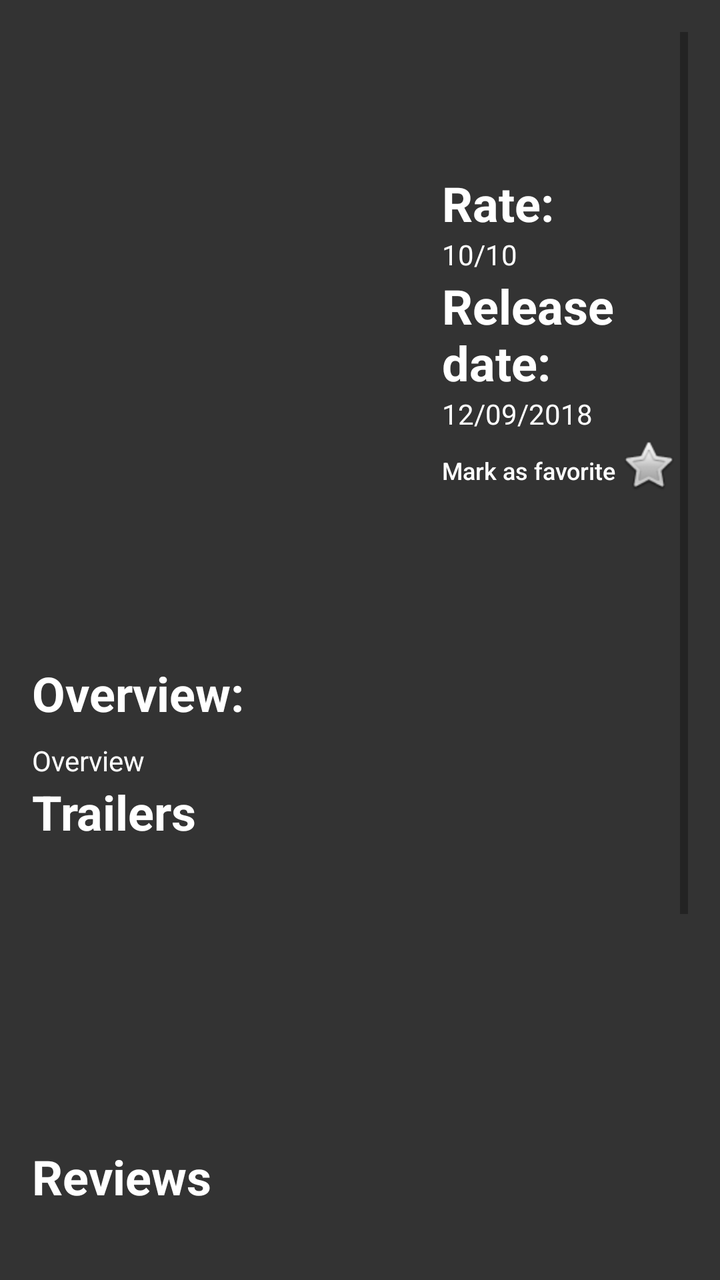
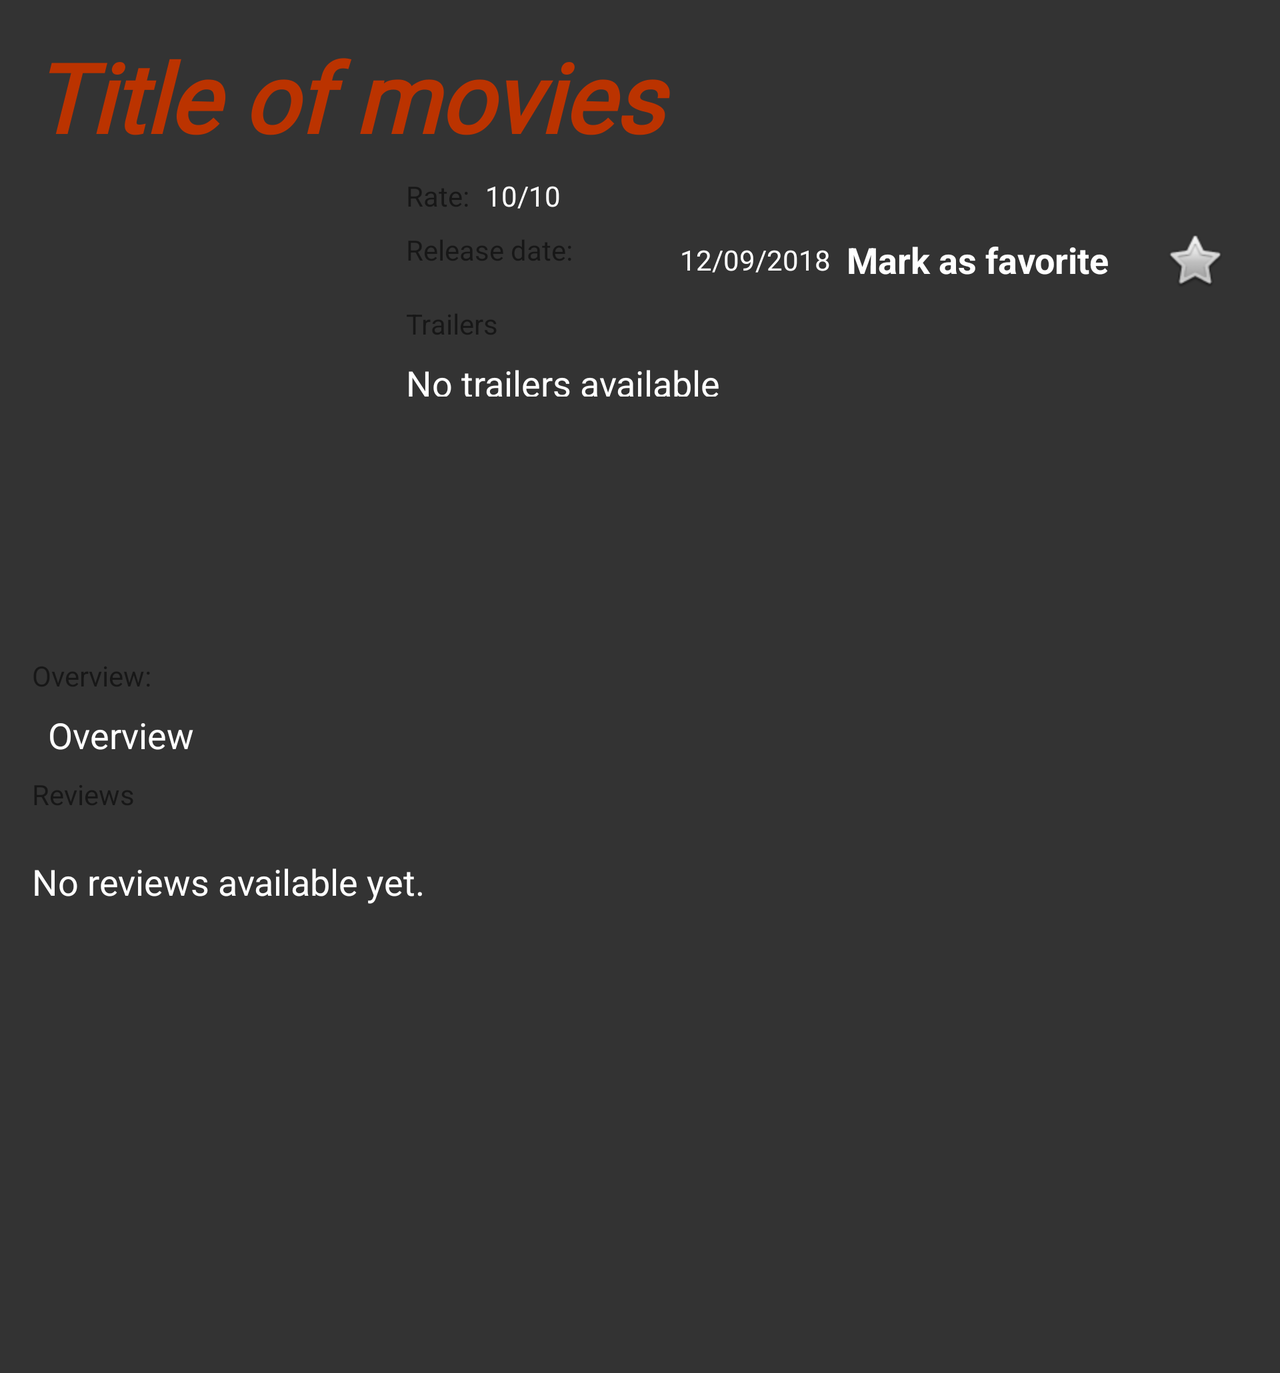

The same Android screen from two of the app's own layout files: first res/layout/ as a phone draws it, then the repository's variant for another configuration, drawn on a device whose configuration selects that folder. Both files follow.
<!-- AndroidManifest.xml: application theme AppTheme -->
<!-- res/layout/activity_detail.xml -->
<?xml version="1.0" encoding="utf-8"?>
<FrameLayout xmlns:android="http://schemas.android.com/apk/res/android"
    xmlns:app="http://schemas.android.com/apk/res-auto"
    xmlns:tools="http://schemas.android.com/tools"
    android:layout_width="match_parent"
    android:layout_height="match_parent"
    android:paddingLeft="16dp"
    android:paddingRight="16dp"
    android:paddingTop="16dp"
    android:background="#333333"
    android:paddingBottom="16dp"
    tools:context=".DetailActivity">

    <ScrollView
        android:layout_width="match_parent"
        android:layout_height="match_parent"
        android:background="#333333">
        <LinearLayout
            android:layout_width="match_parent"
            android:layout_height="match_parent"
            android:orientation="vertical"
            android:background="#333333">

            <TextView
                android:layout_width="match_parent"
                android:layout_height="wrap_content"
                android:id="@+id/name_movie"
                android:layout_gravity="center"
                android:gravity="left"
                android:autoSizeTextType="uniform"
                android:maxLines="2"
                android:fontFamily="sans-serif"
                android:textStyle="italic|bold"
                android:textColor="@color/colorPrimaryDark"
                android:textSize="48sp"


                />

            <LinearLayout
                android:layout_width="match_parent"
                android:layout_height="wrap_content"
                android:orientation="horizontal">
                <ImageView
                    android:layout_width="200dp"
                    android:layout_height="250dp"
                    android:id="@+id/movie_picture"
                    android:scaleType="centerInside"
                    />


                <LinearLayout
                    android:layout_width="match_parent"
                    android:layout_height="wrap_content"
                    android:orientation="vertical"
                    android:layout_margin="5dp"
                    android:layout_toRightOf="@+id/movie_picture">
                    <TextView
                        android:layout_width="wrap_content"
                        android:layout_height="wrap_content"
                        android:textAppearance="?android:attr/textAppearanceMedium"
                        android:textSize="24sp"
                        android:text="@string/rate_title"
                        android:textStyle="bold"
                        android:textColor="@android:color/white"
                        android:id="@+id/rate_title" />

                    <TextView
                        android:layout_width="wrap_content"
                        android:layout_height="wrap_content"
                        android:textAppearance="?android:attr/textAppearanceMedium"
                        android:textSize="14sp"
                        android:textColor="@android:color/white"
                        android:id="@+id/rate_view"
                        tools:text="10/10"/>

                    <TextView
                        android:layout_width="wrap_content"
                        android:layout_height="wrap_content"
                        android:textAppearance="?android:attr/textAppearanceMedium"
                        android:textSize="24sp"
                        android:text="@string/release_title"
                        android:textStyle="bold"
                        android:textColor="@android:color/white"
                        android:id="@+id/release_title" />
                    <TextView
                        android:layout_width="wrap_content"
                        android:layout_height="wrap_content"
                        android:textSize="14sp"
                        android:textAppearance="?android:attr/textAppearanceMedium"
                        android:textColor="@android:color/white"
                        android:id="@+id/date_view"
                        tools:text="12/09/2018"/>
                    <LinearLayout
                        android:layout_width="match_parent"
                        android:layout_height="match_parent">
                        <TextView
                            android:id="@+id/button"
                            android:gravity="left|bottom"

                            android:textAppearance="@style/TextAppearance.AppCompat.Title"
                            android:layout_width="0dp"
                            android:textColor="@android:color/white"
                            android:layout_height="wrap_content"
                            android:layout_weight="3"
                            android:autoSizeTextType="uniform"
                            android:maxLines="1"
                            android:text="@string/button_mark_as_favorite"/>

                        <ImageView
                            android:layout_gravity="left|center_horizontal"
                            android:id="@+id/favoriteButton"
                            android:layout_width="0dp"
                            android:layout_height="wrap_content"
                            android:layout_weight="1"

                            app:srcCompat="@android:drawable/btn_star_big_off" />

                    </LinearLayout>







                </LinearLayout>





            </LinearLayout>

            <TextView
                android:layout_width="wrap_content"
                android:layout_height="wrap_content"
                android:textAppearance="?android:attr/textAppearanceMedium"
                android:textSize="24sp"
                android:text="@string/overview_title"
                android:textStyle="bold"
                android:textColor="@android:color/white"
                android:id="@+id/overview_title" />

            <TextView
                android:layout_width="wrap_content"
                android:layout_height="wrap_content"
                android:textSize="14sp"
                android:textAppearance="?android:attr/textAppearanceMedium"
                tools:text="Overview"
                android:layout_marginTop="8dp"
                android:textColor="@android:color/white"
                android:id="@+id/Overview_view" />

            <TextView
                android:layout_width="wrap_content"
                android:layout_height="wrap_content"
                android:textAppearance="?android:attr/textAppearanceMedium"
                android:textSize="24sp"
                android:text="@string/triler_title"
                android:textStyle="bold"
                android:textColor="@android:color/white"
                android:id="@+id/trailer_title" />

            <android.support.v7.widget.RecyclerView
                android:id="@+id/trailer_listview"
                android:layout_width="match_parent"
                android:layout_height="150dp">

            </android.support.v7.widget.RecyclerView>
            <TextView
                android:layout_width="wrap_content"
                android:layout_height="wrap_content"
                android:textAppearance="?android:attr/textAppearanceMedium"
                android:textSize="24sp"
                android:text="@string/reviews_title"
                android:textStyle="bold"
                android:textColor="@android:color/white"
                android:id="@+id/reviews_title" />

            <android.support.v7.widget.RecyclerView
                android:id="@+id/reviews_listview"
                android:layout_width="match_parent"
                android:layout_height="250dp">

            </android.support.v7.widget.RecyclerView>

        </LinearLayout>



    </ScrollView>

</FrameLayout>
<!-- resources referenced by this layout -->
<resources>
  <color name="colorPrimaryDark">#BB3300</color>
  <string name="button_mark_as_favorite"> Mark as favorite</string>
  <string name="overview_title">Overview:</string>
  <string name="rate_title">Rate:</string>
  <string name="release_title">Release date:</string>
  <string name="reviews_title">Reviews</string>
  <string name="triler_title">Trailers</string>
  <style name="AppTheme" parent="Theme.AppCompat.Light.DarkActionBar">
          
          <item name="colorPrimary">#AA3300</item>
          <item name="colorPrimaryDark">#BB3300</item>
          <item name="colorAccent">#536DFE</item>
          <item name="preferenceTheme">@style/PreferenceThemeOverlay</item>
      </style>
</resources>
<!-- res/layout-land/activity_detail.xml (the repository's variant of the layout above) -->
<!-- drawn on the phone turned sideways -->
<?xml version="1.0" encoding="utf-8"?>
<layout xmlns:android="http://schemas.android.com/apk/res/android"
    xmlns:app="http://schemas.android.com/apk/res-auto"
    xmlns:tools="http://schemas.android.com/tools">

    <ScrollView
        android:id="@+id/scrollview_detail"
        android:layout_width="match_parent"
        android:layout_height="match_parent"
        android:background="#333333"
        tools:context=".DetailActivity">

        <android.support.constraint.ConstraintLayout
            android:layout_width="match_parent"
            android:layout_height="match_parent">

            <TextView
                android:id="@+id/name_movie"
                android:layout_width="0dp"
                android:layout_height="wrap_content"
                android:layout_marginStart="16dp"
                android:layout_marginLeft="16dp"
                android:layout_marginTop="16dp"
                android:layout_marginEnd="16dp"
                android:layout_marginRight="16dp"
                android:autoSizeTextType="uniform"
                android:fontFamily="@font/carter_one"
                android:maxLines="2"
                android:textColor="@color/colorPrimaryDark"
                android:textSize="48sp"
                android:textStyle="italic|bold"
                app:layout_constraintEnd_toEndOf="parent"
                app:layout_constraintStart_toStartOf="parent"
                app:layout_constraintTop_toTopOf="parent"
                tools:text="Title of movies" />

            <ImageView
                android:id="@+id/movie_picture"
                android:layout_width="179dp"
                android:layout_height="224dp"
                android:layout_marginTop="8dp"
                android:scaleType="centerInside"
                app:layout_constraintStart_toStartOf="@+id/name_movie"
                app:layout_constraintTop_toBottomOf="@+id/name_movie"
                tools:srcCompat="@tools:sample/backgrounds/scenic" />

            <TextView
                android:id="@+id/rate_title"
                style="@style/TitlesActivity"
                android:layout_width="wrap_content"
                android:layout_height="wrap_content"
                android:layout_marginStart="8dp"
                android:layout_marginLeft="8dp"
                android:layout_marginTop="8dp"
                android:text="@string/rate_title"
                app:layout_constraintStart_toEndOf="@+id/movie_picture"
                app:layout_constraintTop_toBottomOf="@+id/name_movie" />

            <TextView
                android:id="@+id/rate_view"
                android:layout_width="wrap_content"
                android:layout_height="wrap_content"
                android:layout_marginStart="8dp"
                android:layout_marginLeft="8dp"
                android:textAppearance="?android:attr/textAppearanceMedium"
                android:textColor="@android:color/white"
                android:textSize="14sp"
                app:layout_constraintBottom_toBottomOf="@+id/rate_title"
                app:layout_constraintStart_toEndOf="@+id/rate_title"
                app:layout_constraintTop_toTopOf="@+id/rate_title"
                tools:text="10/10" />

            <TextView
                android:id="@+id/release_title"
                style="@style/TitlesActivity"
                android:layout_width="129dp"
                android:layout_height="29dp"
                android:layout_marginTop="8dp"
                android:text="@string/release_title"
                app:layout_constraintStart_toStartOf="@+id/rate_title"
                app:layout_constraintTop_toBottomOf="@+id/rate_view" />

            <TextView
                android:id="@+id/date_view"
                android:layout_width="wrap_content"
                android:layout_height="wrap_content"
                android:layout_marginStart="8dp"
                android:layout_marginLeft="8dp"
                android:textAppearance="?android:attr/textAppearanceMedium"
                android:textColor="@android:color/white"
                android:textSize="14sp"
                app:layout_constraintBottom_toBottomOf="@+id/release_title"
                app:layout_constraintStart_toEndOf="@+id/release_title"
                app:layout_constraintTop_toTopOf="@+id/release_title"
                tools:text="12/09/2018" />

            <ImageView
                android:id="@+id/favoriteButton"
                android:layout_width="wrap_content"
                android:layout_height="wrap_content"
                android:layout_gravity="left|center_horizontal"
                android:layout_marginStart="8dp"
                android:layout_marginLeft="8dp"
                android:layout_marginEnd="8dp"
                android:layout_marginRight="8dp"
                android:layout_weight="1"
                app:layout_constraintBottom_toBottomOf="@+id/button"
                app:layout_constraintEnd_toEndOf="parent"
                app:layout_constraintStart_toEndOf="@+id/button"
                app:layout_constraintTop_toTopOf="@+id/button"
                app:srcCompat="@android:drawable/btn_star_big_off" />


            <include
                android:id="@+id/overview_parts"
                layout="@layout/overview_layout"
                android:layout_width="0dp"
                android:layout_height="wrap_content"

                android:layout_marginStart="16dp"
                android:layout_marginLeft="16dp"
                android:layout_marginTop="8dp"
                android:layout_marginEnd="16dp"
                android:layout_marginRight="16dp"
                app:layout_constraintEnd_toEndOf="parent"
                app:layout_constraintStart_toStartOf="parent"
                app:layout_constraintTop_toBottomOf="@+id/movie_picture" />


            <TextView
                android:id="@+id/trailer_title"
                style="@style/TitlesActivity"
                android:layout_width="wrap_content"
                android:layout_height="wrap_content"
                android:layout_marginStart="8dp"
                android:layout_marginLeft="8dp"
                android:layout_marginTop="8dp"
                android:text="@string/triler_title"
                app:layout_constraintStart_toEndOf="@+id/movie_picture"
                app:layout_constraintTop_toBottomOf="@+id/release_title" />


            <android.support.v7.widget.RecyclerView
                android:id="@+id/trailer_listview"
                android:layout_width="0dp"
                android:layout_height="0dp"
                android:layout_marginEnd="8dp"
                android:layout_marginRight="8dp"
                app:layout_constraintBottom_toTopOf="@+id/overview_parts"
                app:layout_constraintEnd_toEndOf="parent"
                app:layout_constraintStart_toStartOf="@+id/trailer_title"
                app:layout_constraintTop_toBottomOf="@+id/trailer_title">

            </android.support.v7.widget.RecyclerView>

            <TextView
                android:id="@+id/reviews_title"
                style="@style/TitlesActivity"
                android:layout_width="wrap_content"
                android:layout_height="33dp"
                android:layout_marginTop="8dp"
                android:text="@string/reviews_title"
                app:layout_constraintStart_toStartOf="@+id/movie_picture"
                app:layout_constraintTop_toBottomOf="@+id/overview_parts" />

            <android.support.v7.widget.RecyclerView

                android:id="@+id/reviews_listview"
                android:layout_width="0dp"
                android:layout_height="250dp"
                android:layout_marginTop="8dp"
                android:layout_marginEnd="8dp"
                android:layout_marginRight="8dp"
                android:layout_marginBottom="8dp"
                app:layout_constraintBottom_toBottomOf="parent"
                app:layout_constraintEnd_toEndOf="parent"
                app:layout_constraintHorizontal_bias="0.0"
                app:layout_constraintStart_toStartOf="@+id/reviews_title"
                app:layout_constraintTop_toBottomOf="@+id/reviews_title" />

            <TextView
                android:id="@+id/empty_view_reviews"
                android:layout_width="wrap_content"
                android:layout_height="wrap_content"
                android:layout_marginTop="8dp"
                android:text="@string/no_content_available"
                android:textAppearance="?android:attr/textAppearanceMedium"
                android:textColor="@android:color/white"
                app:layout_constraintStart_toStartOf="@+id/reviews_title"
                app:layout_constraintTop_toBottomOf="@+id/reviews_title" />

            <TextView
                android:id="@+id/button"
                android:layout_width="wrap_content"
                android:layout_height="wrap_content"
                android:layout_marginStart="8dp"
                android:layout_marginLeft="8dp"
                android:layout_weight="3"
                android:autoSizeTextType="uniform"
                android:gravity="left|bottom"
                android:maxLines="1"
                android:text="@string/button_mark_as_favorite"
                android:textAppearance="?android:attr/textAppearanceMedium"
                android:textColor="@android:color/white"
                android:textStyle="bold"
                app:layout_constraintBottom_toBottomOf="@+id/date_view"
                app:layout_constraintStart_toEndOf="@+id/date_view"
                app:layout_constraintTop_toTopOf="@+id/date_view" />

            <TextView
                android:id="@+id/empty_view_trailers"
                android:layout_width="0dp"
                android:layout_height="19dp"
                android:layout_marginTop="8dp"
                android:layout_marginEnd="8dp"
                android:layout_marginRight="8dp"
                android:text="@string/no_trailers_available"
                android:textAppearance="?android:attr/textAppearanceMedium"
                android:textColor="@android:color/white"
                app:layout_constraintEnd_toEndOf="parent"
                app:layout_constraintStart_toStartOf="@+id/trailer_title"
                app:layout_constraintTop_toBottomOf="@+id/trailer_title" />

        </android.support.constraint.ConstraintLayout>


    </ScrollView>

</layout>
<!-- res/layout/overview_layout.xml (included above) -->
<?xml version="1.0" encoding="utf-8"?>
<android.support.constraint.ConstraintLayout xmlns:android="http://schemas.android.com/apk/res/android"
    android:layout_width="wrap_content"
    android:layout_height="wrap_content"
    xmlns:tools="http://schemas.android.com/tools"
    xmlns:app="http://schemas.android.com/apk/res-auto">

    <TextView
        android:id="@+id/overview_title"
        android:layout_width="wrap_content"
        android:layout_height="wrap_content"
        android:layout_marginTop="8dp"
        android:text="@string/overview_title"
        style="@style/TitlesActivity"
        app:layout_constraintTop_toTopOf="parent" />


    <TextView
        android:id="@+id/Overview_view"
        style="@style/OverviewApp"
        android:layout_width="0dp"
        android:layout_height="wrap_content"
        android:layout_marginStart="8dp"
        android:layout_marginLeft="8dp"
        android:layout_marginTop="8dp"
        android:layout_marginEnd="8dp"
        android:layout_marginRight="8dp"
        android:textAppearance="?android:attr/textAppearanceMedium"
        android:textColor="@android:color/white"
        app:layout_constraintEnd_toEndOf="parent"
        app:layout_constraintStart_toStartOf="@+id/overview_title"
        app:layout_constraintTop_toBottomOf="@+id/overview_title"
        tools:text="Overview" />

</android.support.constraint.ConstraintLayout>
<!-- resources referenced by the variant -->
<!-- as the phone turned sideways resolves them -->
<resources>
  <color name="colorPrimaryDark">#BB3300</color>
  <string name="button_mark_as_favorite"> Mark as favorite</string>
  <string name="no_content_available">No reviews available yet.</string>
  <string name="no_trailers_available">No trailers available</string>
  <string name="overview_title">Overview:</string>
  <string name="rate_title">Rate:</string>
  <string name="release_title">Release date:</string>
  <string name="reviews_title">Reviews</string>
  <string name="triler_title">Trailers</string>
  <!-- from res/values-sw600dp/ (not used when drawing this layout) -->
  <style name="OverviewApp">
  
          <item name="android:textSize">18sp</item>
  
      </style>
  <!-- from res/values-sw600dp/ (not used when drawing this layout) -->
  <style name="TitlesActivity">
  
          <item name="android:textAppearance">?android:attr/textAppearanceMedium</item>
          <item name="android:textColor">@android:color/white</item>
          <item name="android:textSize">24sp</item>
          <item name="android:textStyle">bold</item>
      </style>
  <style name="AppTheme" parent="Theme.AppCompat.Light.DarkActionBar">
          
          <item name="colorPrimary">#AA3300</item>
          <item name="colorPrimaryDark">#BB3300</item>
          <item name="colorAccent">#536DFE</item>
          <item name="preferenceTheme">@style/PreferenceThemeOverlay</item>
      </style>
</resources>
